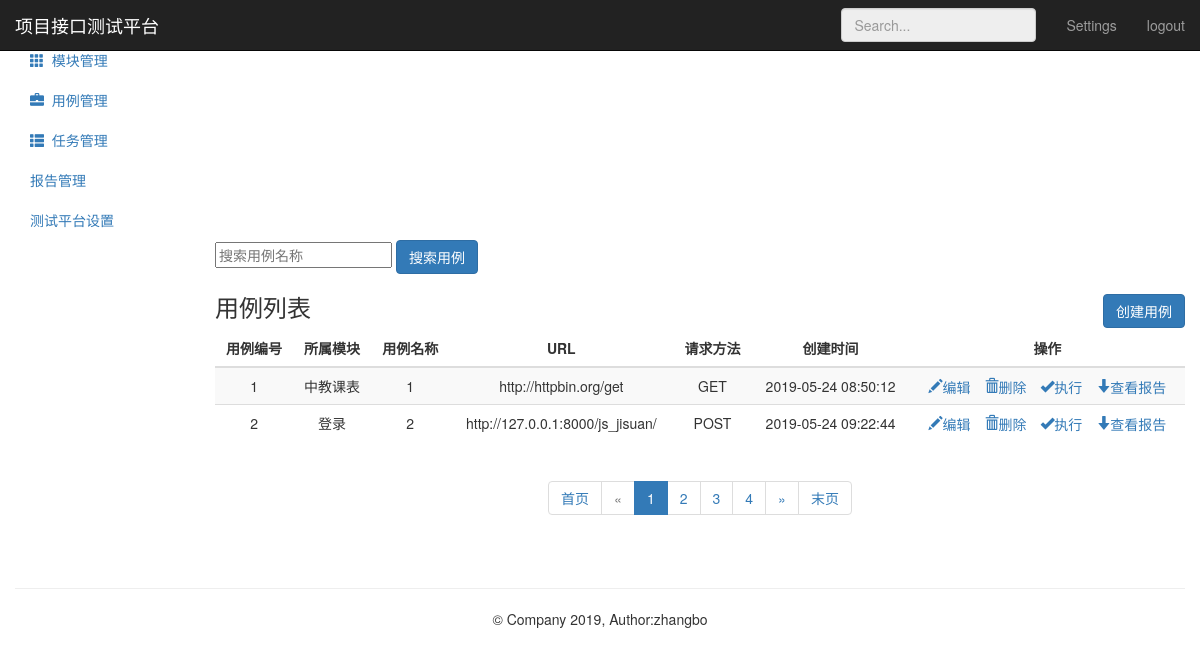
/testcase/ (signed in), run on an earlier commit of the app's database.
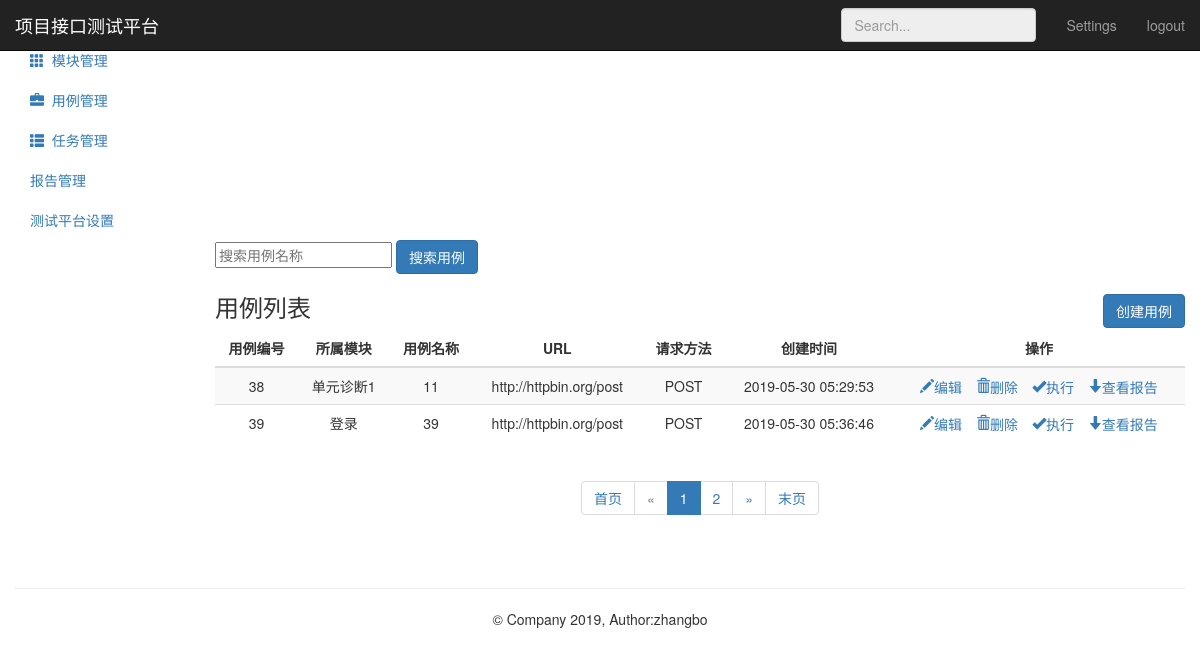
And on a later commit of the database.
### testcase_app/models.py (models this page shows, shortened)
class TestCase(models.Model):
      module = models.ForeignKey(Module,on_delete=models.CASCADE)
      name = models.CharField("名称",max_length=50,null=False)
      url = models.TextField("URL",null=False)
      method = models.IntegerField("请求方法",null=False)
      header = models.TextField("请求头",null=False)
      parameter_type = models.IntegerField("参数类型",null=False)
      parameter_body = models.TextField("参数内容",null=False)
      result = models.TextField("返回结果",null=False)
      assert_text = models.TextField("断言内容",null=False)
      assert_type = models.IntegerField("断言类型",null=False)
      create_time = models.DateTimeField(auto_now_add=True)

### module_app/models.py (models this page shows)
class Module(models.Model):
      project = models.ForeignKey(Project,on_delete=models.CASCADE)
      name = models.CharField("名称",max_length=50,null=False)
      describe = models.TextField("描述",default="",max_length=50)
      create_time = models.DateTimeField(auto_now_add=True)
      def __str__(self):
            return self.name

### testcase_app/views.py (the view)
# urls.py: path('',views.testcase_manage),
@login_required
def testcase_manage(request):
    case_list = TestCase.objects.all()
    paginator = Paginator(case_list,2)
    paginator_num_pages = paginator.num_pages
    print ("共分：",str(paginator_num_pages)+"页")
    paginator_num_pages_array_ = paginator.page_range
    print ("数组形式表示：",paginator_num_pages_array_)
    page1 = paginator.page(1)
    print ("第一页：",page1)
    page_num = page1.number
    print ("第一页：",page_num)
    page = request.GET.get('page','')
    print ("urlpage传参：",page)
    try:
        contacts = paginator.page(page)
        print ("contacts---------->1",contacts)
    except PageNotAnInteger:
        contacts = paginator.page(1)
        print ("contacts---------->2",contacts)
    except EmptyPage:
        contacts = paginator.page(paginator.num_pages)
        print ("contacts---------->3",contacts)
    print ("第二页索引：",contacts.number)
    print ("第几页：",contacts)
    return render(request,"case_list.html",{"cases":contacts,
                                            "page":page,
                                            "page_num":page_num,
                                            "paginator_num_pages":paginator_num_pages,
                                            "paginator_num_pages_array_":paginator_num_pages_array_})

### templates/case_list.html (shortened to what the changed rows need)
{% extends "base.html" %}
{% block base %}
<div class="container-fluid">
    <div class="row">
        <div class="col-sm-9 col-sm-offset-3 col-md-10 col-md-offset-2 main">
            <div class="table-responsive op">
                <table class="table table-striped">
                    <thead>
                        <tr>
                            <th class="op">用例编号</th>
                            <th class="op">所属模块</th>
                            <th class="op">用例名称</th>
                            <th class="op">URL</th>
                            <th class="op">请求方法</th>
                            <th class="op">创建时间</th>
                            <th class="op">操作</th>
                        </tr>
                    </thead>
                    <tbody>
                        {% for case in cases %}
                        <tr>
                              <td>{{ case.id}}</td>
                              <td>{{ case.module}}</td>
                              <td>{{ case.name}}</td>
                              <td>{{ case.url}}</td>
                              {% if case.method == 1 %}
                                <td>GET</td>
                              {% elif case.method == 2 %}
                                <td>POST</td>
                              {% elif case.method == 3 %}
                                <td>PUT</td>
                              {% else %}
                                <td>DELETE</td>
                              {% endif %}
                              <td>{{ case.create_time | date:"Y-m-d H:i:s" }}</td>
                              <td>
                                  <a href="/testcase/edit_case/{{ case.id }}/">
                                      <i class="glyphicon glyphicon-pencil">编辑</i>
                                  </a>
                                  <a href="/testcase/delete_case/{{ case.id }}/" style="margin-left:10px;"
                                          onclick="return del()">
                                      <i class="glyphicon glyphicon-trash">删除</i>
                                  </a>
                                  <a href="#" style="margin-left:10px;">
                                      <i class="glyphicon glyphicon-ok">执行</i>
                                  </a>
                                  <a href="#" style="margin-left:10px;">
                                      <i class="glyphicon glyphicon-arrow-down">查看报告</i>
                                  </a>
                              </td>
                        </tr>
                        {% endfor %}
                    </tbody>
                </table>
            </div>
            <div style="text-align: center;">
               <nav aria-label="Page navigation">
                  <ul class="pagination">
                      {% if cases %}
                          {% for p1 in paginator_num_pages_array_ %}
                              {% if cases.has_previous %}
                                  {% if search_name %}
                                      {% if p1 == cases.number %}
                                          <li class="active">
                                              <a href="?search_name={{ search_name }}&page={{ p1 }}">
                                                  {{ p1 }}
                                              </a>
                                          </li>
                                      {% else %}
                                          <li>
                                              <a href="?search_name={{ search_name }}&page={{ p1 }}">
                                                  {{ p1 }}
                                              </a>
                                          </li>
                                      {% endif %}
                                  {% else %}
                                      {% if p1 == cases.number %}
                                          <li class="active">
                                              <a href="?page={{ p1 }}">
                                                  {{ p1 }}
                                              </a>
                                          </li>
                                      {% else %}
                                          <li>
                                              <a href="?page={{ p1 }}">
                                                  {{ p1 }}
                                              </a>
                                          </li>
                                      {% endif %}
                                  {% endif %}
                              {% else %}
                                  {% if search_name %}
                                      {% if p1 == cases.number %}
                                          <li class="active">
                                              <a href="?search_name={{ search_name }}&page={{ p1 }}">
                                                  {{ p1 }}
                                              </a>
                                          </li>
                                      {% else %}
                                          <li>
                                              <a href="?search_name={{ search_name }}&page={{ p1 }}">
                                                  {{ p1 }}
                                              </a>
                                          </li>
                                      {% endif %}
                                  {% else %}
                                      {% if p1 == cases.number %}
                                          <li class="active">
                                              <a href="?page={{ p1 }}">
                                                  {{ p1 }}
                                              </a>
                                          </li>
                                      {% else %}
                                          <li>
                                              <a href="?page={{ p1 }}">
                                                  {{ p1 }}
                                              </a>
                                          </li>
                                      {% endif %}
                                  {% endif %}
                              {% endif %}
                          {% endfor %}
                      {% endif %}
                  </ul>
               </nav>
            </div>
        </div>
    </div>
</div>
{% endblock %}

What changed in the data, as far as the page shows it:
removed TestCase: id "1", module "中教课表", name "1", url "http://httpbin.org/get", method "GET", create_time "2019-05-24 08:50:12"
removed TestCase: id "2", module "登录", name "2", url "http://127.0.0.1:8000/js_jisuan/", method "POST", create_time "2019-05-24 09:22:44"
added TestCase: id "38", module "单元诊断1", name "11", url "http://httpbin.org/post", method "POST", create_time "2019-05-30 05:29:53"
added TestCase: id "39", module "登录", name "39", url "http://httpbin.org/post", method "POST", create_time "2019-05-30 05:36:46"
Also different on the page:
list line gone: "3"
list line gone: "4"
